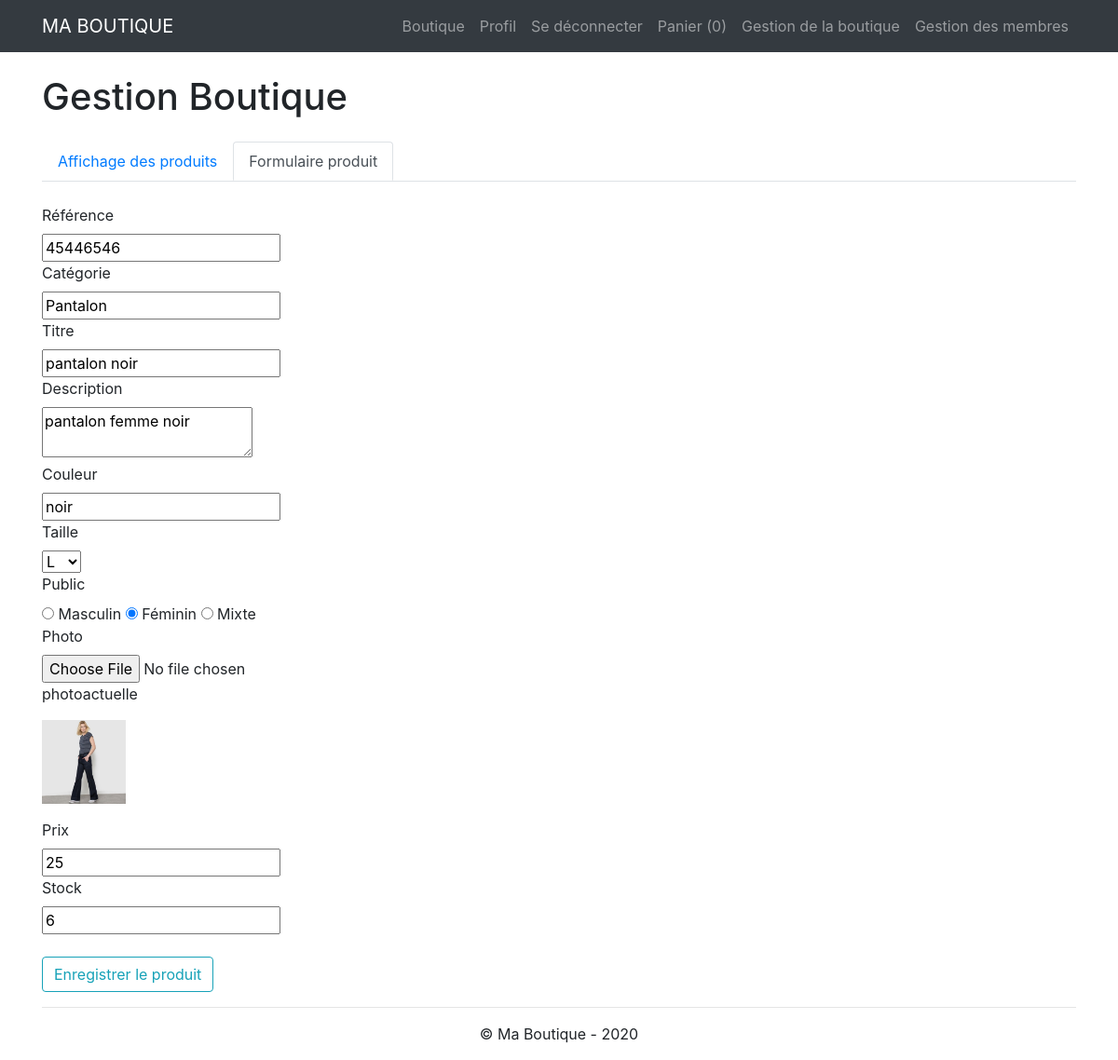
Screenshot of /admin/formulaire_produit.php?id_produit=18 (signed in) with the database file from the repository.
### tables this page shows
CREATE TABLE `produit` (
  `id_produit` int(3) NOT NULL,
  `reference` varchar(20) NOT NULL,
  `categorie` varchar(20) NOT NULL,
  `titre` varchar(100) NOT NULL,
  `description` text NOT NULL,
  `couleur` varchar(20) NOT NULL,
  `taille` varchar(5) NOT NULL,
  `public` enum('m','f','mixte') NOT NULL,
  `photo` varchar(250) NOT NULL,
  `prix` float NOT NULL,
  `stock` int(3) NOT NULL
);

### inc/functions.php (called while the page is built, shortened)
<?php
function executeRequete($requete, $param = array()){
    foreach($param as $indice => $valeur){
        $param[$indice] = htmlspecialchars($valeur, ENT_QUOTES);
    }
    global $pdo;
    $resultat = $pdo->prepare($requete);
    $succes = $resultat->execute($param);
    if($succes){
        return $resultat;
    }else{
        return false;
    }
}

### admin/formulaire_produit.php (the view, shortened to what this page needs)
<?php
    if(isset($_GET['id_produit'])){
        $resultat = executeRequete("SELECT * FROM produit WHERE id_produit = :id_produit", array(':id_produit' =>$_GET['id_produit']));
        $produit_actuel = $resultat->fetch(PDO::FETCH_ASSOC);
    }
require_once '../inc/header.php';
?>
<h1 class="mt-4 mb-4">Gestion Boutique</h1>
<ul class="nav nav-tabs">
<li><a href="gestion_boutique.php" class="nav-link ">Affichage des produits</a></li>
<li><a href="formulaire_produit.php" class="nav-link active">Formulaire produit</a></li>
</ul><br>
<form action="" enctype="multipart/form-data" method="post">
    <div>
        <div><label for="reference">Référence</div>
        <div><input type="text" name="reference" id="reference" value="<?php echo $produit_actuel['reference'] ?? '';?>"></div>
    </div>
    <div>
        <div><label for="categorie">Catégorie</div>
        <div><input type="text" name="categorie" id="categorie" value="<?php echo $produit_actuel['categorie'] ?? '';?>"></div>
    </div>
    <div>
        <div><label for="titre">Titre</div>
        <div><input type="text" name="titre" id="titre" value="<?php echo $produit_actuel['titre'] ?? '';?>"></div>
    </div>
    <div>
        <div><label for="description">Description</div>
        <div><textarea name="description" id="description"><?php echo $produit_actuel['description'] ?? '';?></textarea></div>
    </div>
    <div>
        <div><label for="couleur">Couleur</div>
        <div><input type="text" name="couleur" id="couleur" value="<?php echo $produit_actuel['couleur'] ?? '';?>"></div>
    </div>
    <div>
        <div><label>Taille</div>
        <div>
            <select name="taille">
                <option <?php if(isset($produit_actuel['taille']) && $produit_actuel['taille'] == 'L') echo 'selected';?>>L</option>
            </select>
        </div>
    </div>
    <div>
        <div><label>Public</label></div>
        <div>
            <input type="radio" name="public" value="m" checked> Masculin
            <input type="radio" name="public" value="f"<?php if(isset($produit_actuel['public']) && $produit_actuel['public'] == 'f') echo 'checked';?>> Féminin
            <input type="radio" name="public" value="mixte" <?php if(isset($produit_actuel['public']) && $produit_actuel['public'] == 'mixte') echo 'checked';?>> Mixte
        </div>
    </div>
    <div>
        <div><label>Photo</label></div>
        <div><input type="file" name="photo"></div>
    <?php
    if(isset($produit_actuel['photo'])){
        echo '<p>photoactuelle</p>';
        echo '<p><img src="../'.$produit_actuel['photo'].'" style="width:90px"></p>';
    }
    ?>
    </div>
    <div>
        <div><label for="prix">Prix</div>
        <div><input type="text" name="prix" id="prix" value="<?php echo $produit_actuel['prix'] ?? 0;?>"></div>
    </div>
    <div>
        <div><label for="stock">Stock</div>
        <div><input type="text" name="stock" id="stock" value="<?php echo $produit_actuel['stock'] ?? 0;?>"></div><br>
    </div>
    <div><input type="submit" value="Enregistrer le produit" class="btn btn-outline-info"></div>
</form>
<?php
require_once '../inc/footer.php';

### rows the page displays
produit: reference "45446546", categorie "Pantalon", titre "pantalon noir", description "pantalon femme noir", couleur "noir", taille "L", public "☑", photo (picture), prix "25", stock "6"

### other values shown
calcItemNumber() "0"
